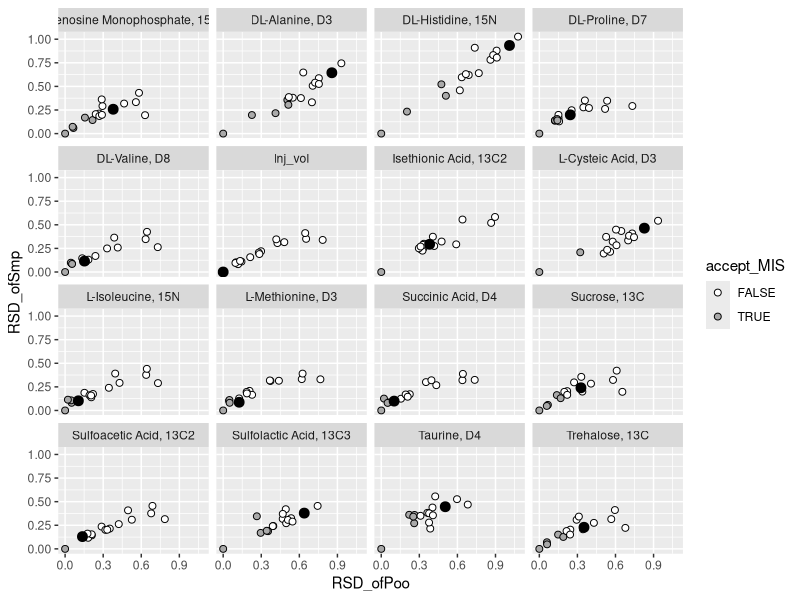

Recreate this plot in R.
library(data.table)
library(ggplot2)
library(parallel)
library(stringr)
library(tidyverse)
options(scipen=999)

## This BMIS is for Wei's eddy center data, with fixed valine!
## The file comes from Skyline.

# Imports -----------------------------------------------------------------

Wei.eddycenter.SampKey_all <- read.csv("data/Wei_EddyCenter_HILICPosNeg_QC_FixValine.csv", skip = 1) %>%
  select(Replicate.Name) %>%
  rename(ReplicateName = Replicate.Name) %>%
  mutate(Bio.Normalization = ifelse(str_detect(ReplicateName, "Half"), 0.5, 1.0)) %>%
  mutate(ReplicateName = substring(ReplicateName, 8)) %>%
  unique()
         
         
Wei.Internal.Standards <- read.csv("data/Ingalls_Lab_Standards.csv") %>%
  filter(Column == "HILIC") %>%
  filter(Compound.Type == "Internal Standard") 

trimws(Wei.Internal.Standards$Compound.Name, which = c("both", "left", "right"), whitespace = "[ \t\r\n]")


# HILICPos and HILICNeg data
Wei.eddycenter <- read.csv("data/Wei_EddyCenter_HILICPosNeg_QC_FixValine.csv", skip = 1) %>%
  mutate(Replicate.Name = substring(Replicate.Name, 8)) %>%
  rename(ReplicateName = Replicate.Name) %>%
  mutate(Metabolite.name = Mass.Feature) %>%
  select(-Mass.Feature)

# Change class + adjust data. Set cutoff values -----------------------------------------------------------------
Wei.eddycenter <- Wei.eddycenter %>%
  filter(!str_detect(ReplicateName, "Blk")) %>%
  filter(!str_detect(ReplicateName, "Std")) %>%
  mutate(ReplicateName = as.character(ReplicateName)) %>%
  mutate(Metabolite.name = as.character(Metabolite.name)) %>%
  mutate(Retention.Time = as.numeric(Retention.Time)) %>%
  mutate(Area.with.QC = as.numeric(Area.with.QC)) %>% 
  select(Metabolite.name, ReplicateName, Area, Area.with.QC, Column) %>%
  mutate(Metabolite.name = ifelse(str_detect(Metabolite.name, "Ingalls_"), sapply(strsplit(Metabolite.name, "_"), `[`, 2), Metabolite.name))

cut.off <- 0.4 # 40% decrease in RSD of pooled injections, aka improvement cutoff
cut.off2 <- 0.1 # RSD minimum

# Match eddycenter data with Internal Standards list -----------------------------------------------------------------
Wei.eddycenter.withIS <- Wei.eddycenter %>%
  filter(Metabolite.name %in% Wei.Internal.Standards$Compound.Name) 

Wei.eddycenter.NoIS <- Wei.eddycenter %>%
  filter(!Metabolite.name %in% Wei.Internal.Standards$Compound.Name) 


# Read in Internal Standard data -----------------------------------------------------------------
# If injection volume is known, add in here.
Wei.eddycenter.IS.data <- Wei.eddycenter.withIS %>%
  select(ReplicateName, Metabolite.name, Area.with.QC) %>%
  mutate(MassFeature = Metabolite.name) %>%
  select(-Metabolite.name) 

Wei.eddycenter.SampKey <- Wei.eddycenter.SampKey_all %>%
  filter(ReplicateName %in% Wei.eddycenter.IS.data$ReplicateName) %>% 
  select(ReplicateName, Bio.Normalization) %>%
  mutate(MassFeature = "Inj_vol",
         Area.with.QC = Bio.Normalization) %>%
  select(ReplicateName, Area.with.QC, MassFeature)

Wei.eddycenter.IS.data <- rbind(Wei.eddycenter.IS.data, Wei.eddycenter.SampKey) 


# Extraction replication of Internal Standards -----------------------------------------------------------------
IS_inspectPlot <- ggplot(Wei.eddycenter.IS.data, aes(x = ReplicateName, y = Area.with.QC)) + 
  geom_bar(stat = "identity") + 
  facet_wrap( ~MassFeature, scales = "free_y") +
  theme(axis.text.x = element_text(angle = 90, hjust = 1,vjust = 0.5, size = 5), 
        axis.text.y = element_text(size = 10),
        legend.position = "top",
        strip.text = element_text(size = 10))+
  ggtitle("IS Raw Areas")
#print(IS_inspectPlot)


# Edit data so names match-----------------------------------------------------------------
Wei.eddycenter.IS.data <- Wei.eddycenter.IS.data %>% 
  mutate(ReplicateName = ReplicateName %>%
           str_replace("-",".")) %>%
  arrange(ReplicateName)

Wei.eddycenter.long  <- Wei.eddycenter.NoIS %>%
  rename(MassFeature = Metabolite.name) %>%
  select(ReplicateName, MassFeature, Area.with.QC) %>%
  arrange(ReplicateName)


test_IS.data <- unique(Wei.eddycenter.IS.data$ReplicateName)
test_long.data <- unique(Wei.eddycenter.long$ReplicateName)
all.equal(test_IS.data, test_long.data)


# Caluclate mean values for each IS----------------------------------------------------------------
Wei.eddycenter.IS.means <- Wei.eddycenter.IS.data %>% 
  filter(!grepl("_Blk_", ReplicateName)) %>%
  mutate(MassFeature = as.factor(MassFeature)) %>%
  group_by(MassFeature) %>%
  summarise(Average.Area = mean(as.numeric(Area.with.QC), na.rm = TRUE)) %>%
  mutate(MassFeature = as.character(MassFeature))

Wei.eddycenter.IS.means[is.na(Wei.eddycenter.IS.means)] <- NA


# Normalize to each internal Standard----------------------------------------------------------------
Wei.eddycenter.binded <- rbind(Wei.eddycenter.IS.data, Wei.eddycenter.long) %>%
  arrange(MassFeature)

Split_Dat <- list()

for (i in 1:length(unique(Wei.eddycenter.IS.data$MassFeature))) {
  Split_Dat[[i]] <- Wei.eddycenter.binded %>% 
    mutate(MIS = unique(Wei.eddycenter.IS.data$MassFeature)[i]) %>%
    left_join(Wei.eddycenter.IS.data %>% 
                rename(MIS = MassFeature, IS_Area = Area.with.QC) %>% 
                select(MIS, ReplicateName, IS_Area), by = c("ReplicateName", "MIS")) %>%
    left_join(Wei.eddycenter.IS.means %>% 
                rename(MIS = MassFeature), by = "MIS") %>%
    mutate(Adjusted_Area = Area.with.QC/IS_Area*Average.Area)
}


Wei.eddycenter.area.norm <- do.call(rbind, Split_Dat) %>% 
  select(-IS_Area, -Average.Area) 


# Standardize name structure to: Date_type_ID_replicate_anythingextraOK) ----------------------------------------------------------------
Wei.eddycenter.mydata_new <- Wei.eddycenter.area.norm %>% 
  separate(ReplicateName, c("type", "SampID", "replicate"), "_") %>%
  mutate(Run.Cmpd = paste(Wei.eddycenter.area.norm$ReplicateName, Wei.eddycenter.area.norm$MassFeature))


# Find the B-MIS for each MassFeature----------------------------------------------------------------

# Look only at the Pooled samples, to get a lowest RSD of the pooled possible (RSD_ofPoo), 
# then choose which IS reduces the RSD the most (Poo.Picked.IS) 
Wei.eddycenter.poodat <- Wei.eddycenter.mydata_new %>%
  filter(type == "Poo") %>%
  group_by(SampID, MassFeature, MIS) %>%
  summarise(RSD_ofPoo_IND = sd(Adjusted_Area, na.rm = TRUE) / mean(Adjusted_Area, na.rm = TRUE)) %>%
  mutate(RSD_ofPoo_IND = ifelse(RSD_ofPoo_IND == "NaN", NA, RSD_ofPoo_IND)) %>% 
  group_by(MassFeature, MIS) %>%
  summarise(RSD_ofPoo =  mean(RSD_ofPoo_IND, na.rm = TRUE)) %>%
  mutate(RSD_ofPoo = ifelse(RSD_ofPoo == "NaN", NA, RSD_ofPoo)) # New addition to transform NaNs to NAs


Wei.eddycenter.poodat <- Wei.eddycenter.poodat %>% 
  left_join(Wei.eddycenter.poodat %>% group_by(MassFeature) %>%
              summarise(Poo.Picked.IS = unique(MIS)[which.min(RSD_ofPoo)] [1]))


# Get the original RSD, calculate RSD change, decide if MIS is acceptable----------------------------------------------------------------
Wei.eddycenter.poodat <- left_join(Wei.eddycenter.poodat, Wei.eddycenter.poodat %>%
                                   filter(MIS == "Inj_vol" ) %>%
                                   mutate(Orig_RSD = RSD_ofPoo) %>%
                                   select(-RSD_ofPoo, -MIS)) %>%
  mutate(del_RSD = (Orig_RSD - RSD_ofPoo)) %>%
  mutate(percentChange = del_RSD/Orig_RSD) %>%
  mutate(accept_MIS = (percentChange > cut.off & Orig_RSD > cut.off2)) 


# Change the BMIS to "Inj_vol" if the BMIS is not an acceptable----------------------------------------------------------------

# Adds a column that has the BMIS, not just Poo.picked.IS
# Changes the FinalBMIS to inject_volume if its no good

Wei.eddycenter.fixedpoodat <- Wei.eddycenter.poodat %>%
  filter(MIS == Poo.Picked.IS) %>% # If not commented out, this line filters out all but three compounds.
  mutate(FinalBMIS = ifelse(accept_MIS == "FALSE", "Inj_vol", Poo.Picked.IS)) %>%
  mutate(FinalRSD = RSD_ofPoo) 

Wei.newpoodat <- Wei.eddycenter.poodat %>% 
  left_join(Wei.eddycenter.fixedpoodat %>% select(MassFeature, FinalBMIS)) %>%
  filter(MIS == FinalBMIS) %>%
  mutate(FinalRSD = RSD_ofPoo)

Try <- Wei.newpoodat %>% 
  filter(FinalBMIS != "Inj_vol")

QuickReport <- print(paste("% of MFs that picked a BMIS", 
                           length(Try$MassFeature) / length(Wei.newpoodat$MassFeature), 
                           "RSD improvement cutoff", cut.off,
                           "RSD minimum cutoff", cut.off2,
                           sep = " "))


# Evaluate the results of your BMIS cutoff----------------------------------------------------------------
IS_toISdat <- Wei.eddycenter.mydata_new %>%
  filter(MassFeature %in% Wei.eddycenter.IS.data$MassFeature) %>%
  select(MassFeature, MIS, Adjusted_Area, type) %>%
  filter(type == "Smp") %>%
  group_by(MassFeature, MIS) %>%
  summarise(RSD_ofSmp = sd(Adjusted_Area)/mean(Adjusted_Area)) %>%
  left_join(Wei.eddycenter.poodat %>% select(MassFeature, MIS, RSD_ofPoo, accept_MIS))

injectONlY_toPlot <- IS_toISdat %>%
  filter(MIS == "Inj_vol") 


ISTest_plot <- ggplot() +
  geom_point(dat = IS_toISdat, shape = 21, color = "black", size = 2,aes(x = RSD_ofPoo, y = RSD_ofSmp, fill = accept_MIS)) + 
  scale_fill_manual(values=c("white","dark gray")) +
  geom_point(dat = injectONlY_toPlot, aes(x = RSD_ofPoo, y = RSD_ofSmp), size = 3) +
  facet_wrap(~ MassFeature)
print(ISTest_plot)


# Return data that is normalized via BMIS----------------------------------------------------------------


## original
Wei.BMIS_normalizedData <- Wei.newpoodat %>% select(MassFeature, FinalBMIS, Orig_RSD, FinalRSD) %>%
  left_join(Wei.eddycenter.mydata_new, by = "MassFeature") %>%
  filter(MIS == FinalBMIS) %>%
  unique() 

#write.csv(Wei.BMIS_normalizedData, file = "~/Downloads/Wei_Transect_BMISd_withQCOct29.csv")




